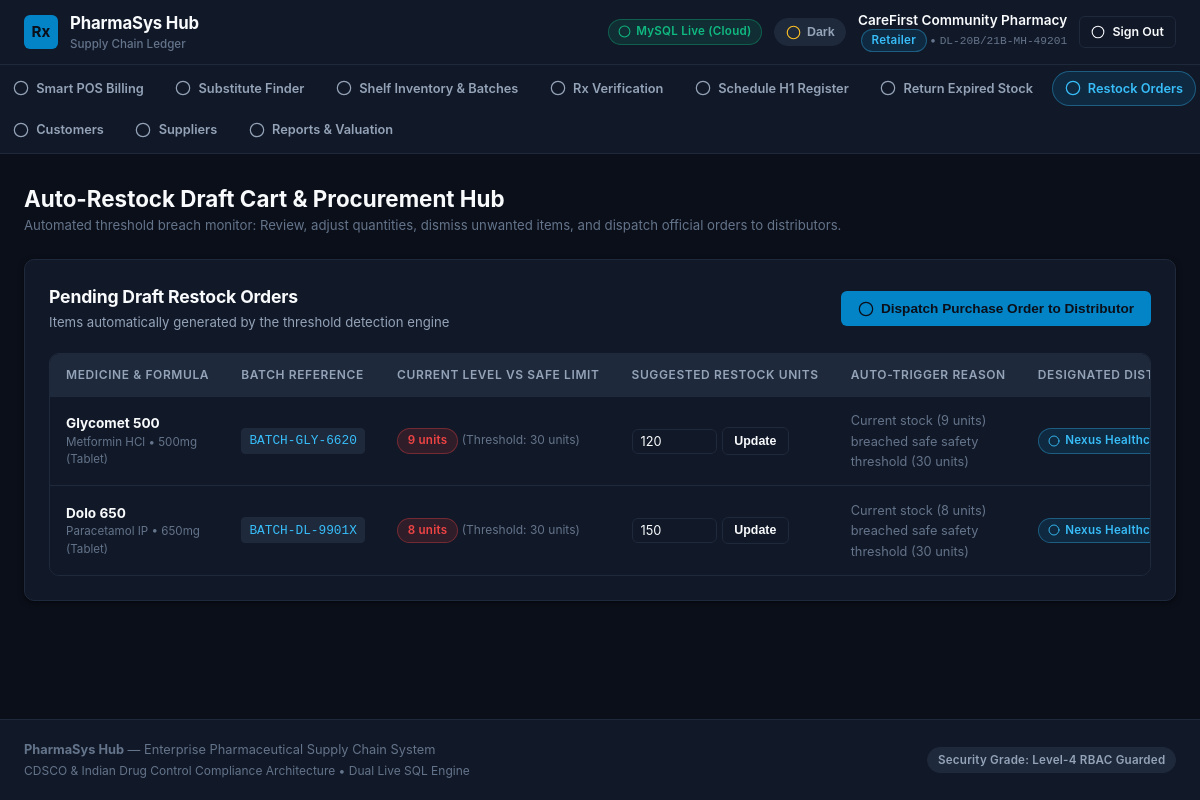
Screenshot of /retailer_restock.php (signed in) with the database file from the repository.
### tables this page shows
CREATE TABLE `draft_purchase_orders` (
  `id` INT AUTO_INCREMENT PRIMARY KEY,
  `retailer_id` INT NOT NULL,
  `distributor_id` INT NOT NULL,
  `medicine_id` INT NOT NULL,
  `batch_id` INT DEFAULT NULL,
  `suggested_quantity` INT NOT NULL DEFAULT 150,
  `trigger_reason` VARCHAR(255) NOT NULL,
  `status` ENUM('draft', 'ordered', 'dismissed') NOT NULL DEFAULT 'draft',
  `created_at` TIMESTAMP DEFAULT CURRENT_TIMESTAMP,
  FOREIGN KEY (`retailer_id`) REFERENCES `users`(`id`) ON DELETE CASCADE,
  FOREIGN KEY (`distributor_id`) REFERENCES `users`(`id`) ON DELETE CASCADE,
  FOREIGN KEY (`medicine_id`) REFERENCES `medicine_master`(`id`) ON DELETE CASCADE
);

CREATE TABLE `medicine_master` (
  `id` INT AUTO_INCREMENT PRIMARY KEY,
  `brand_name` VARCHAR(150) NOT NULL,
  `generic_name` VARCHAR(150) NOT NULL,
  `salt_composition` VARCHAR(255) NOT NULL,
  `strength_mg` INT NOT NULL,
  `dosage_form` ENUM('Tablet', 'Capsule', 'Syrup', 'Injection', 'Ointment') NOT NULL DEFAULT 'Tablet',
  `category` VARCHAR(100) NOT NULL,
  `schedule_type` VARCHAR(50) NOT NULL DEFAULT 'General OTC',
  `price_mrp` DECIMAL(10,2) NOT NULL,
  `created_at` TIMESTAMP DEFAULT CURRENT_TIMESTAMP
);

CREATE TABLE `batches` (
  `id` INT AUTO_INCREMENT PRIMARY KEY,
  `medicine_id` INT NOT NULL,
  `manufacturer_id` INT NOT NULL DEFAULT 1,
  `batch_number` VARCHAR(50) NOT NULL UNIQUE,
  `mfg_date` DATE NOT NULL,
  `expiry_date` DATE NOT NULL,
  `initial_quantity` INT NOT NULL,
  `current_quantity` INT NOT NULL,
  `mrp_unit` DECIMAL(10,2) NOT NULL,
  `distributor_price` DECIMAL(10,2) NOT NULL,
  `is_recalled` TINYINT(1) NOT NULL DEFAULT 0,
  `recall_reason` VARCHAR(255) DEFAULT NULL,
  `is_expired` TINYINT(1) NOT NULL DEFAULT 0,
  `created_at` TIMESTAMP DEFAULT CURRENT_TIMESTAMP,
  FOREIGN KEY (`medicine_id`) REFERENCES `medicine_master`(`id`) ON DELETE CASCADE
);

CREATE TABLE `inventory` (
  `id` INT AUTO_INCREMENT PRIMARY KEY,
  `user_id` INT NOT NULL,
  `batch_id` INT NOT NULL,
  `quantity` INT NOT NULL DEFAULT 0,
  `warehouse_rack_location` VARCHAR(80) DEFAULT 'Shelf-A1',
  `min_threshold` INT NOT NULL DEFAULT 30,
  `last_updated` TIMESTAMP DEFAULT CURRENT_TIMESTAMP ON UPDATE CURRENT_TIMESTAMP,
  FOREIGN KEY (`user_id`) REFERENCES `users`(`id`) ON DELETE CASCADE,
  FOREIGN KEY (`batch_id`) REFERENCES `batches`(`id`) ON DELETE CASCADE
);

CREATE TABLE `users` (
  `id` INT AUTO_INCREMENT PRIMARY KEY,
  `name` VARCHAR(150) NOT NULL,
  `email` VARCHAR(150) NOT NULL UNIQUE,
  `password` VARCHAR(255) NOT NULL,
  `role` ENUM('manufacturer', 'distributor', 'retailer', 'consumer') NOT NULL,
  `phone` VARCHAR(25) NOT NULL,
  `license_no` VARCHAR(80) DEFAULT NULL,
  `address` TEXT DEFAULT NULL,
  `created_at` TIMESTAMP DEFAULT CURRENT_TIMESTAMP
);

### retailer_restock.php (the view, shortened to what this page needs)
<?php
$pdo = Database::getConnection();
$retailerId = $_SESSION['user_id'];
$draftStmt = $pdo->prepare("
    SELECT d.*, m.brand_name, m.generic_name, m.salt_composition, m.strength_mg, m.dosage_form,
           b.batch_number, u.name as distributor_name, inv.quantity as current_stock, inv.min_threshold
    FROM draft_purchase_orders d
    JOIN medicine_master m ON d.medicine_id = m.id
    LEFT JOIN batches b ON d.batch_id = b.id
    JOIN users u ON d.distributor_id = u.id
    LEFT JOIN inventory inv ON inv.batch_id = b.id AND inv.user_id = d.retailer_id
    WHERE d.retailer_id = :uid AND d.status = 'draft'
    ORDER BY d.id DESC
");
$draftStmt->execute([':uid' => $retailerId]);
$drafts = $draftStmt->fetchAll();
require_once __DIR__ . '/includes/header.php';
?>
<div class="container">
  <div style="margin-bottom: 1.5rem;">
    <h2 style="font-size: 1.4rem; font-weight: 700;">Auto-Restock Draft Cart &amp; Procurement Hub</h2>
    <p style="font-size: 0.825rem; color: var(--text-subtle);">
      Automated threshold breach monitor: Review, adjust quantities, dismiss unwanted items, and dispatch official orders to distributors.
    </p>
  </div>
  <div class="card">
    <div class="card-header">
      <div>
        <h3 class="card-title">Pending Draft Restock Orders</h3>
        <p class="card-description">Items automatically generated by the threshold detection engine</p>
      </div>
      <?php if (!empty($drafts)): ?>
        <form method="POST" action="retailer_restock.php" onsubmit="return confirm('Transmit official Purchase Order to Nexus Health Logistics?');">
          <button type="submit" class="btn btn-primary">
            <?= icon('truck', 16) ?> Dispatch Purchase Order to Distributor
          </button>
        </form>
      <?php endif; ?>
    </div>
    <div class="table-wrapper">
      <table class="data-table">
        <thead>
          <tr>
            <th>Medicine &amp; Formula</th>
            <th>Batch Reference</th>
            <th>Current Level vs Safe Limit</th>
            <th>Suggested Restock Units</th>
            <th>Auto-Trigger Reason</th>
            <th>Designated Distributor</th>
          </tr>
        </thead>
        <tbody>
          <?php if (empty($drafts)): ?>
            <tr>
              <td colspan="7" style="text-align: center; color: var(--text-subtle); padding: 2.5rem 1rem;">
                <div style="margin-bottom: 0.5rem;"><?= icon('check', 28) ?></div>
                <strong>Draft restock cart is currently empty.</strong><br>
                All retail medicine shelf levels meet or exceed their configured safety limits.
              </td>
            </tr>
          <?php else: ?>
            <?php foreach ($drafts as $d): ?>
              <tr>
                <td>
                  <strong><?= htmlspecialchars($d['brand_name']) ?></strong>
                  <div style="font-size: 0.725rem; color: var(--text-subtle);">
                    <?= htmlspecialchars($d['salt_composition']) ?> &bull; <?= $d['strength_mg'] ?>mg (<?= $d['dosage_form'] ?>)
                  </div>
                </td>
                <td>
                  <code style="font-family: var(--font-mono); font-size: 0.8rem;"><?= htmlspecialchars($d['batch_number'] ?? 'Auto-Allocated') ?></code>
                </td>
                <td>
                  <span class="badge badge-danger"><?= $d['current_stock'] ?? 'Critical' ?> units</span>
                  <span style="font-size: 0.75rem; color: var(--text-subtle);"> (Threshold: <?= $d['min_threshold'] ?? 10 ?> units)</span>
                </td>
                <td>
                  <form method="POST" action="retailer_restock.php" style="display: inline-flex; align-items: center; gap: 0.35rem;">
                    <input type="number" name="quantity" class="form-control" style="width: 85px; padding: 0.25rem 0.5rem; font-size: 0.8rem;" value="<?= $d['suggested_quantity'] ?>" min="1" step="1">
                    <button type="submit" class="btn btn-outline btn-sm">Update</button>
                  </form>
                </td>
                <td>
                  <span style="font-size: 0.8rem; color: var(--text-subtle);"><?= htmlspecialchars($d['trigger_reason']) ?></span>
                </td>
                <td>
                  <span class="badge badge-primary"><?= icon('truck', 12) ?> <?= htmlspecialchars($d['distributor_name']) ?></span>
                </td>
              </tr>
            <?php endforeach; ?>
          <?php endif; ?>
        </tbody>
      </table>
    </div>
  </div>
</div>
<?php require_once __DIR__ . '/includes/footer.php'; ?>

### includes/icons.php (shortened to what this page needs)
<?php
function icon(string $name, int $size = 18, string $className = ''): string {
    $classAttr = $className ? ' class="' . htmlspecialchars($className) . '"' : '';
    $style = sprintf('width: %dpx; height: %dpx; min-width: %dpx; vertical-align: middle;', $size, $size, $size);
    $path = $icons[$name] ?? '<circle cx="12" cy="12" r="10"></circle>';
    return sprintf(
        '<svg xmlns="http://www.w3.org/2000/svg" width="%d" height="%d" viewBox="0 0 24 24" fill="none" stroke="currentColor" stroke-width="1.85" stroke-linecap="round" stroke-linejoin="round" style="%s"%s>%s</svg>',
        $size, $size, $style, $classAttr, $path
    );
}

### rows the page displays
draft_purchase_orders: medicine.brand_name "Glycomet 500", medicine.salt_composition "Metformin HCl", medicine.strength_mg "500", medicine.dosage_form "Tablet", batch.batch_number "BATCH-GLY-6620", inventory.quantity "9", inventory.min_threshold "30", quantity "120", trigger_reason "Current stock (9 units) breached safe safety threshold (30 units)", distributor.name "Nexus…"
draft_purchase_orders: medicine.brand_name "Dolo 650", medicine.salt_composition "Paracetamol IP", medicine.strength_mg "650", medicine.dosage_form "Tablet", batch.batch_number "BATCH-DL-9901X", inventory.quantity "8", inventory.min_threshold "30", quantity "150", trigger_reason "Current stock (8 units) breached safe safety threshold (30 units)", distributor.name "Nexus…"

### other values shown
$dbStatus "MySQL Live (Cloud)"
$user['name'] "CareFirst Community Pharmacy"
$user['role'] "Retailer"
$user['license_no'] "DL-20B/21B-MH-49201"
